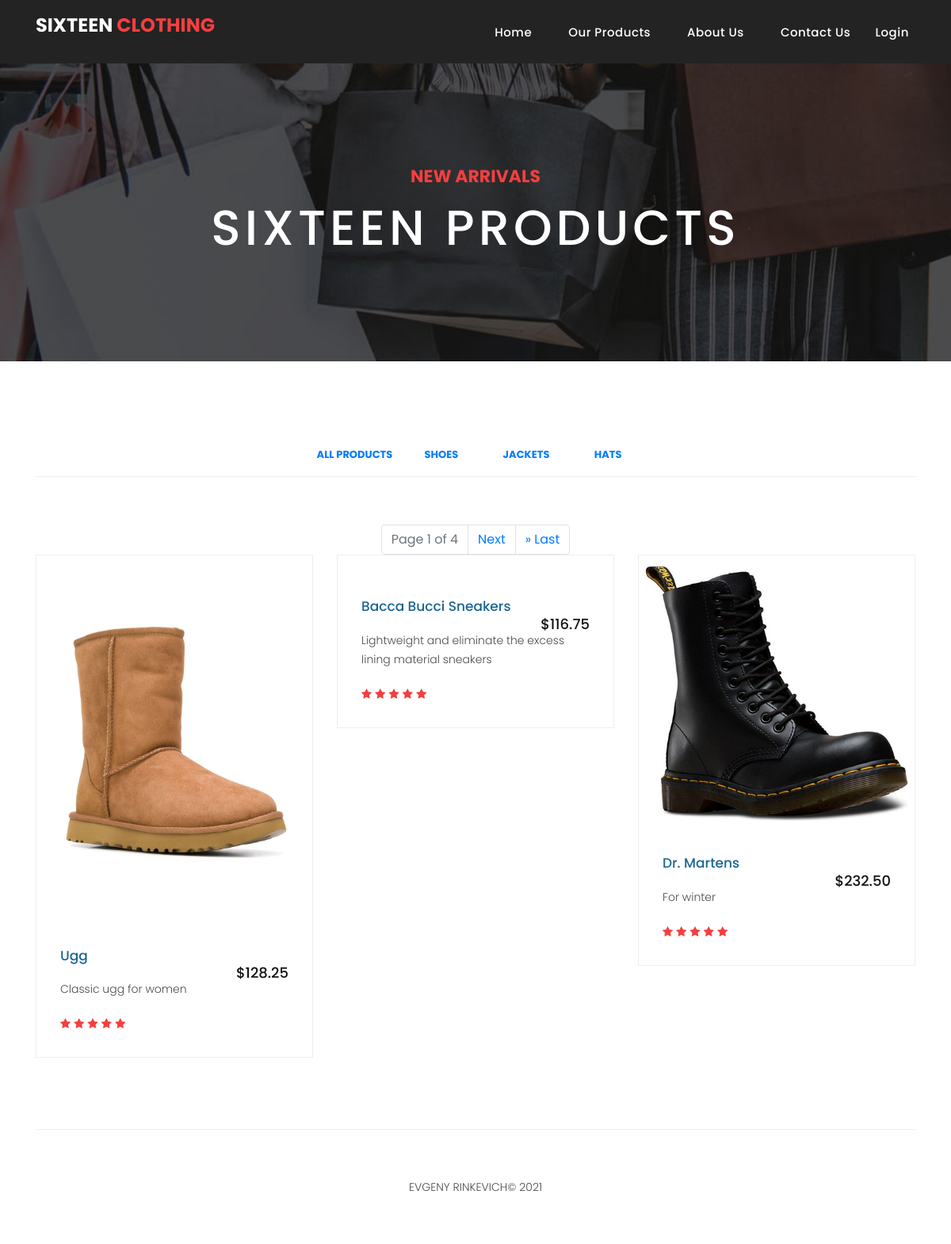
The app's page /categories/0/ with its own data.
### mainapp/models.py (models this page shows, shortened)
class ProductCategory(models.Model):
    name = models.CharField(verbose_name='name', max_length=64, unique=True)
    description = models.TextField(verbose_name='description', blank=True)
    is_active = models.BooleanField(verbose_name='active', default=True)

class Product(models.Model):
    category = models.ForeignKey(ProductCategory, on_delete=models.CASCADE)
    name = models.CharField(verbose_name='name', max_length=64)
    image = models.ImageField(upload_to='products_images', blank=True)
    description = models.TextField(verbose_name='product description', blank=True)
    price = models.DecimalField(verbose_name='product price', max_digits=8, decimal_places=2, default=0)
    quantity = models.PositiveIntegerField(verbose_name='quantity in stock', default=0)
    is_active = models.BooleanField(verbose_name='active', default=True)

### mainapp/views.py (the view)
# urls.py: path('categories/<int:pk>/', mainapp.products_by_category, name='category'),
def products_by_category(request, pk=None):
    if pk == 0:
        category = {'pk': 0, 'name': 'all'}
        prods_by_category = Product.objects.filter(is_active=True)
    else:
        category = get_object_or_404(ProductCategory, pk=pk)
        prods_by_category = category.product_set.filter(is_active=True)
    products_paginator = Paginator(prods_by_category, 3)
    page = request.GET.get('page')
    try:
        prods_by_category = products_paginator.get_page(page)
    except PageNotAnInteger:
        prods_by_category = products_paginator.page(1)
    except EmptyPage:
        prods_by_category = products_paginator.page(products_paginator.num_pages)
    context = {'page_title': 'catalog',
               'products': prods_by_category,
               'categories': get_menu(),
               'basket': get_basket(request),
               'category': category
               }
    return render(request, 'mainapp/products.html', context)

### mainapp/templatetags/my_tags.py (called while the page is built)
def media_folder_products(string):
    if not string:
        string = 'products_images/default.jpg'
    return f'{settings.MEDIA_URL}{string}'

### mainapp/views.py (called while the page is built)
def get_basket(request):
    return request.user.is_authenticated and request.user.basket.all() or []

def get_menu():
    return ProductCategory.objects.filter(is_active=True)

### mainapp/templates/mainapp/products.html (shortened to what this page needs)
{% extends 'mainapp/base.html' %}
{% load static %}
{% load my_tags %}
{% block content %}
<div class="page-heading products-heading header-text">
    <div class="container">
        <div class="row">
            <div class="col-md-12">
                <div class="text-content">
                    <h4>new arrivals</h4>
                    <h2>sixteen products</h2>
                </div>
            </div>
        </div>
    </div>
</div>
<div class="products">
    <div class="container">
        <div class="row justify-content-center">
            <div class="col-md-12">
                <div class="filters">
                    {% include 'mainapp/includes/inc__category_menu.html' %}
                </div>
            </div>
            <nav aria-label="Page navigation example">
                <ul class="pagination">
                <li class="page-item disabled">
                    <a class="page-link" href="#">Page {{ products.number }} of {{ products.paginator.num_pages }}
                    </a></li>
                {% if products.has_next %}
                    <li class="page-item"><a class="page-link" href="?page={{ products.next_page_number }}">Next</a></li>
                    <li class="page-item"><a class="page-link" href="?page={{ products.paginator.num_pages }}">&raquo Last</a></li>
                {% endif %}
                </ul>
            </nav>
            <div class="col-md-12">
                <div class="filters-content">
                    <div class="row grid">
                        {% for item in products %}
                        <div class="col-lg-4 col-md-4 all des">
                            <div class="product-item">
                                <a href="{% url 'main:product_page' item.pk %}">
                                    <img src="{{ item.image|media_folder_products }}" alt="">
                                </a>
                                <div class="down-content">
                                    <a href="#"><h4>{{ item.name|title }}</h4></a>
                                    <h6><br>${{ item.price }}</h6>
                                    <p>{{ item.description }}</p>
                                    {% include 'mainapp/includes/inc__stars.html' %}
                                </div>
                            </div>
                        </div>
                    {% endfor %}
                    </div>
                </div>
            </div>
        </div>
    </div>
</div>
{% endblock %}

### mainapp/templates/mainapp/includes/inc__category_menu.html
{% load static %}
<ul>
    <li class="{% if request.resolver_match.kwargs.pk == '0' %}category-active {% endif %}">
        <a href="{% url 'main:category' 0 %}">
            All Products
        </a>
    </li>
    {% for item in categories %}
        <li class="nav-item{% if request.resolver_match.kwargs.pk == item.pk %} category-active{% endif %}">
            <a class="nav-link" href="{% url 'main:category' item.id %}">{{ item.name }}</a>
        </li>
    {% endfor %}
</ul>

### mainapp/templates/mainapp/includes/inc__stars.html
<ul class="stars">
    {% for i in '01234'|make_list %}
    <li><i class="fa fa-star"></i></li>
    {% endfor%}
</ul>

### static/css/templatemo-sixteen.css (style rules this page uses)
body { font-family: 'Poppins', sans-serif; overflow-x: hidden; text-rendering: optimizeLegibility; -webkit-font-smoothing: antialiased; -moz-osx-font-smoothing: grayscale; }
p { margin-bottom: 0px; font-size: 14px; font-weight: 300; color: #4a4a4a; line-height: 24px; }
a { text-decoration: none!important; }
ul { padding: 0; margin: 0; list-style: none; }
h1,h2,h3,h4,h5,h6 { margin: 0px; }
.products-heading { background-image: url(../images/products-heading.jpg); }
.page-heading { padding: 210px 0px 130px 0px; text-align: center; background-position: center center; background-repeat: no-repeat; background-size: cover; }
.page-heading .text-content h4 { color: #f33f3f; font-size: 22px; text-transform: uppercase; font-weight: 700; margin-bottom: 15px; }
.page-heading .text-content h2 { color: #fff; font-size: 62px; text-transform: uppercase; letter-spacing: 5px; }
.product-item { border: 1px solid #eee; margin-bottom: 30px; }
.product-item .down-content { padding: 30px; position: relative; }
.product-item img { width: 100%; overflow: hidden; }
.product-item .down-content h4 { font-size: 17px; color: #1a6692; margin-bottom: 20px; }
.product-item .down-content h6 { position: absolute; top: 30px; right: 30px; font-size: 18px; color: #121212; }
.product-item .down-content p { margin-bottom: 20px; }
.product-item .down-content ul li { display: inline-block; }
.product-item .down-content ul li i { color: #f33f3f; font-size: 14px; }
.products { margin-top: 100px; }
.products .filters { text-align: center; border-bottom: 1px solid #eee; padding-bottom: 10px; margin-bottom: 60px; }
.products .filters li { text-transform: uppercase; font-size: 13px; font-weight: 700; color: #121212; display: inline-block; margin: 0px 10px; transition: all .3s; cursor: pointer; }

### records on screen
ProductCategory: name "SHOES"
ProductCategory: name "JACKETS"
ProductCategory: name "HATS"
Product: image|media_folder_products (picture), name "Ugg", price "128.25", description "Classic ugg for women"
Product: name "Bacca Bucci Sneakers", price "116.75", description "Lightweight and eliminate the excess lining material sneakers"
Product: image|media_folder_products (picture), name "Dr. Martens", price "232.50", description "For winter"

### other values on screen
{{ products.number }} "1"
{{ products.paginator.num_pages }} "4"
